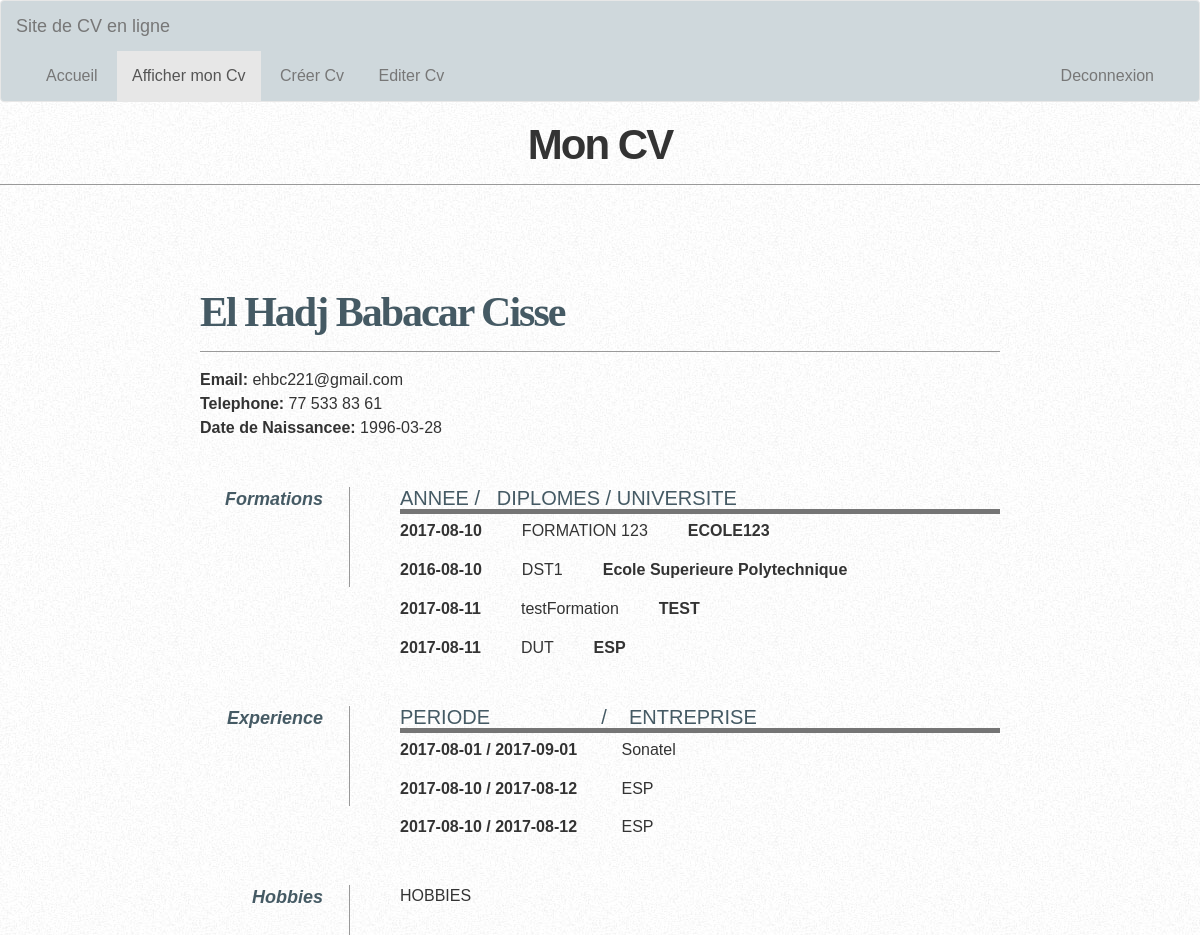
Page /afficherCv.php (signed in) on the committed database.
### tables this page shows
CREATE TABLE IF NOT EXISTS `infoperso` (
  `id` int(11) NOT NULL AUTO_INCREMENT,
  `nom` varchar(255) NOT NULL,
  `prenom` varchar(255) NOT NULL,
  `dateNaissance` date NOT NULL,
  `email` varchar(255) NOT NULL,
  `password` varchar(255) NOT NULL,
  PRIMARY KEY (`id`)
);

CREATE TABLE IF NOT EXISTS `formation` (
  `id` int(11) NOT NULL AUTO_INCREMENT,
  `intitule` varchar(255) NOT NULL,
  `ecole` varchar(255) NOT NULL,
  `annee` date NOT NULL,
  `personne` int(11) NOT NULL,
  PRIMARY KEY (`id`),
  KEY `personne` (`personne`)
);

CREATE TABLE IF NOT EXISTS `stage` (
  `id` int(11) NOT NULL AUTO_INCREMENT,
  `entreprise` varchar(255) NOT NULL,
  `debut` date NOT NULL,
  `fin` date NOT NULL,
  `personne` int(11) NOT NULL,
  PRIMARY KEY (`id`),
  KEY `personne` (`personne`)
);

### afficherCv.php (the view, shortened to what this page needs)
<!DOCTYPE html>
<html>
<head>
	<link rel="stylesheet" type="text/css" href="./css/afficherCv.css">
	<link rel="stylesheet" href="./bootstrap/css/bootstrap.min.css">
	<link rel="stylesheet" href="./css/accueil.css">
	<link rel="stylesheet" href="./css/cv.css">
    <link rel="stylesheet" href="./css/style.css">
</head>
<body>
	<nav class="navbar navbar-default" role="navigation">
		<div class="container-fluid">
			<div class="navbar-header">
				<a class="navbar-brand" href="#">Site de CV en ligne</a>
			</div>
			<div class="collapse navbar-collapse" id="bs-example-navbar-collapse-1">
				<ul class="nav navbar-nav">
					<li ><a href="accueil.html">Accueil</a></li>
                    <li class="active"><a href="./afficherCv.php">Afficher mon Cv</a></li>
					<li ><a href="./creerCv.php">Créer Cv</a></li>
					<li><a href="./editerCv.php">Editer Cv</a></li>
					<li style="float:right;"><a href="./script/deconnexion.php">Deconnexion</a></li>
				</ul>
			</div>
		</div>
	</nav>
    <div id="theme1">
        <center><h1>Mon CV</h1></center>
        <br/>
        <br/>
        <div id="page-wrap">
            <div id="contact-info" class="vcard">
            <?php $id=$_SESSION['id_User']; $bdd='gestioncv';
                $db=mysqli_connect('localhost', 'root', '') or die("erreur de connexion ");
                mysqli_select_db($db,$bdd) or die("erreur de connexion a la base de donnees");
                $query_1="select nom,prenom,email,dateNaissance from infoperso where id=$id ";
                $result=mysqli_query($db,$query_1); $enregistrement=mysqli_fetch_array($result);?>
                <h1 class="fn"><?php echo $enregistrement['prenom'].'   '.$enregistrement['nom'] ?> </h1>
                <p>
                    <strong>Email:</strong> <?php echo $enregistrement['email']; ?><br />
                    <strong>Telephone:</strong> <span class="tel">77 533 83 61</span><br />
                    <strong>Date de Naissancee:</strong> <?php echo $enregistrement['dateNaissance']; ?>
                </p>
            </div>
            <div id="objective">
            </div>
            <dl>
                <dd class="clear"></dd>
                <dt>Formations</dt>
                <dd>
                    <h2>ANNEE / &nbsp;&nbsp;DIPLOMES  / UNIVERSITE</h2>
                    <?php $query_1="select * from formation where personne=$id ";
                            $result=mysqli_query($db,$query_1);
                            while($enregistrement=mysqli_fetch_array($result))
                    {?>
                    <p>
                        <strong><?php echo $enregistrement['annee']?></strong> <?php echo $enregistrement['intitule']?> <strong><?php echo $enregistrement['ecole']?></strong> <br />
                   </p><?php }?>
                </dd>
                <dd class="clear"></dd>
               <dd class="clear"></dd>
                <dt>Experience</dt>
                <dd>
                    <h2>PERIODE &nbsp;&nbsp;&nbsp;&nbsp;&nbsp;&nbsp;&nbsp;&nbsp;&nbsp;&nbsp;&nbsp;&nbsp;&nbsp;&nbsp;&nbsp;&nbsp;&nbsp;&nbsp;&nbsp;/ &nbsp;&nbsp;&nbsp;ENTREPRISE</h2>
                    <?php $query_1="select * from stage where personne=$id ";
                            $result=mysqli_query($db,$query_1);
                            while($enregistrement=mysqli_fetch_array($result))
                    {?>
                    <p>
                        <strong><?php echo $enregistrement['debut'].' /  '.$enregistrement['fin']?> </strong>&nbsp;&nbsp;&nbsp;&nbsp;&nbsp;&nbsp;&nbsp;&nbsp; <?php echo $enregistrement['entreprise']?> <br />
                   </p><?php }?>
                </dd>
                <dd class="clear"></dd>
                <dd class="clear"></dd>
                <dt>Hobbies</dt>
                <dd>HOBBIES</dd>
            </dl>
        </div>
    </div>
</body>
</html>

### css/style.css (style rules this page uses)
.navbar-default { background-color: #CFD8DC; }
html { background-color: #FFFFFF; }
body { background-color: #CFD8DC; }
h2 { font-size: 28px; color:#3388BB; text-transform: uppercase; border-bottom: 3px solid #757575; border-bottom-width: thick; color: #455A64; }
.navbar-nav { width: 100%; }
.navbar-nav > li { float: none; display: inline-block; }
* { margin: 0; padding: 0; }
body { font: 16px Helvetica, Sans-Serif; line-height: 24px; background: url(../images/noise.jpg); }
.clear { clear: both; }
#page-wrap { width: 800px; margin: 40px auto 60px; }
h1 { margin: 0 0 16px 0; padding: 0 0 16px 0; font-size: 42px; font-weight: bold; letter-spacing: -2px; border-bottom: 1px solid #999; }
h2 { font-size: 20px; margin: 0 0 6px 0; position: relative; }
p { margin: 0 0 16px 0; }
a { color: #999; text-decoration: none; }
ul { margin: 0 0 32px 17px; }
#objective { width: 500px; float: left; }
dt { font-style: italic; font-weight: bold; font-size: 18px; text-align: right; padding: 0 26px 0 0; width: 150px; float: left; height: 100px; border-right: 1px solid #999; }
dd { width: 600px; float: right; }
dd.clear { float: none; margin: 0; height: 15px; }
.fn { font-family: Calibri; color: #455A64; }
dt { color: #455A64; }

### rows in the picture
infoperso: prenom "El Hadj Babacar", nom "Cisse", email "ehbc221@gmail.com", dateNaissance "1996-03-28"
formation: annee "2017-08-10", intitule "FORMATION 123", ecole "ECOLE123"
formation: annee "2016-08-10", intitule "DST1", ecole "Ecole Superieure Polytechnique"
formation: annee "2017-08-11", intitule "testFormation", ecole "TEST"
formation: annee "2017-08-11", intitule "DUT", ecole "ESP"
stage: debut "2017-08-01", fin "2017-09-01", entreprise "Sonatel"
stage: debut "2017-08-10", fin "2017-08-12", entreprise "ESP"
stage: debut "2017-08-10", fin "2017-08-12", entreprise "ESP"
